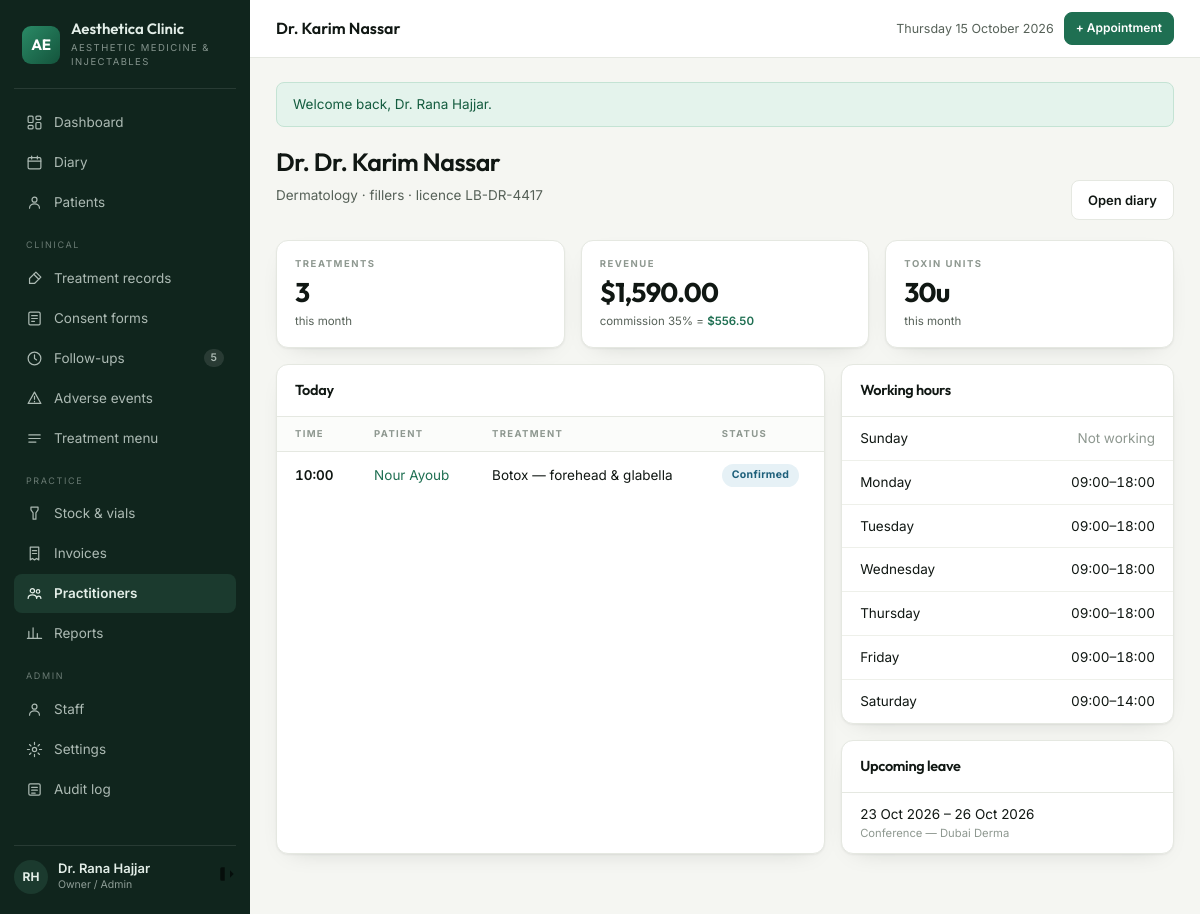
Screenshot of /practitioners/2 (signed in) with the database file from the repository.
### tables this page shows
CREATE TABLE `practitioners` (
  `id` int(10) unsigned NOT NULL AUTO_INCREMENT,
  `user_id` int(10) unsigned NOT NULL,
  `title` varchar(30) NOT NULL DEFAULT 'Dr.',
  `speciality` varchar(120) DEFAULT NULL,
  `license_no` varchar(60) DEFAULT NULL,
  `commission_rate` decimal(5,2) NOT NULL DEFAULT 0.00,
  `calendar_colour` varchar(7) NOT NULL DEFAULT '#1F6F52',
  `bio` text DEFAULT NULL,
  `is_active` tinyint(1) NOT NULL DEFAULT 1,
  PRIMARY KEY (`id`),
  UNIQUE KEY `uq_practitioner_user` (`user_id`),
  CONSTRAINT `fk_prac_user` FOREIGN KEY (`user_id`) REFERENCES `users` (`id`) ON DELETE CASCADE
);

CREATE TABLE `users` (
  `id` int(10) unsigned NOT NULL AUTO_INCREMENT,
  `role_id` tinyint(3) unsigned NOT NULL,
  `full_name` varchar(120) NOT NULL,
  `email` varchar(160) NOT NULL,
  `password_hash` varchar(255) NOT NULL,
  `phone` varchar(40) DEFAULT NULL,
  `avatar_initials` varchar(4) DEFAULT NULL,
  `is_active` tinyint(1) NOT NULL DEFAULT 1,
  `last_login_at` datetime DEFAULT NULL,
  `created_at` datetime NOT NULL DEFAULT current_timestamp(),
  `updated_at` datetime NOT NULL DEFAULT current_timestamp() ON UPDATE current_timestamp(),
  PRIMARY KEY (`id`),
  UNIQUE KEY `uq_users_email` (`email`),
  KEY `ix_users_role` (`role_id`),
  CONSTRAINT `fk_users_role` FOREIGN KEY (`role_id`) REFERENCES `roles` (`id`)
);

CREATE TABLE `appointments` (
  `id` int(10) unsigned NOT NULL AUTO_INCREMENT,
  `patient_id` int(10) unsigned NOT NULL,
  `practitioner_id` int(10) unsigned NOT NULL,
  `treatment_id` int(10) unsigned NOT NULL,
  `starts_at` datetime NOT NULL,
  `ends_at` datetime NOT NULL,
  `status` enum('booked','confirmed','arrived','in_room','completed','no_show','cancelled') NOT NULL DEFAULT 'booked',
  `deposit` decimal(10,2) NOT NULL DEFAULT 0.00,
  `notes` varchar(500) DEFAULT NULL,
  `created_by` int(10) unsigned DEFAULT NULL,
  `created_at` datetime NOT NULL DEFAULT current_timestamp(),
  `updated_at` datetime NOT NULL DEFAULT current_timestamp() ON UPDATE current_timestamp(),
  PRIMARY KEY (`id`),
  KEY `ix_appt_day` (`starts_at`),
  KEY `ix_appt_prac` (`practitioner_id`,`starts_at`),
  KEY `ix_appt_patient` (`patient_id`),
  KEY `fk_appt_treatment` (`treatment_id`),
  KEY `fk_appt_user` (`created_by`),
  CONSTRAINT `fk_appt_patient` FOREIGN KEY (`patient_id`) REFERENCES `patients` (`id`) ON DELETE CASCADE,
  CONSTRAINT `fk_appt_prac` FOREIGN KEY (`practitioner_id`) REFERENCES `practitioners` (`id`),
  CONSTRAINT `fk_appt_treatment` FOREIGN KEY (`treatment_id`) REFERENCES `treatments` (`id`),
  CONSTRAINT `fk_appt_user` FOREIGN KEY (`created_by`) REFERENCES `users` (`id`) ON DELETE SET NULL
);

CREATE TABLE `patients` (
  `id` int(10) unsigned NOT NULL AUTO_INCREMENT,
  `code` varchar(20) NOT NULL COMMENT 'human reference, e.g. PT-00142',
  `full_name` varchar(140) NOT NULL,
  `date_of_birth` date DEFAULT NULL,
  `gender` enum('female','male','other') DEFAULT NULL,
  `phone` varchar(40) NOT NULL,
  `email` varchar(160) DEFAULT NULL,
  `address` varchar(255) DEFAULT NULL,
  `source` enum('instagram','referral','walk_in','google','facebook','other') NOT NULL DEFAULT 'other',
  `notes` text DEFAULT NULL,
  `created_by` int(10) unsigned DEFAULT NULL,
  `created_at` datetime NOT NULL DEFAULT current_timestamp(),
  `updated_at` datetime NOT NULL DEFAULT current_timestamp() ON UPDATE current_timestamp(),
  PRIMARY KEY (`id`),
  UNIQUE KEY `uq_patients_code` (`code`),
  KEY `ix_patients_name` (`full_name`),
  KEY `ix_patients_phone` (`phone`),
  KEY `fk_patients_user` (`created_by`),
  CONSTRAINT `fk_patients_user` FOREIGN KEY (`created_by`) REFERENCES `users` (`id`) ON DELETE SET NULL
);

CREATE TABLE `treatments` (
  `id` int(10) unsigned NOT NULL AUTO_INCREMENT,
  `name` varchar(140) NOT NULL,
  `category` enum('toxin','filler','thread','skinbooster','consultation','other') NOT NULL,
  `duration_min` smallint(5) unsigned NOT NULL DEFAULT 30,
  `price` decimal(10,2) NOT NULL DEFAULT 0.00,
  `price_type` enum('fixed','per_unit','per_ml') NOT NULL DEFAULT 'fixed',
  `requires_consent` tinyint(1) NOT NULL DEFAULT 1,
  `followup_days` smallint(5) unsigned DEFAULT NULL COMMENT 'review due after N days',
  `recall_days` smallint(5) unsigned DEFAULT NULL COMMENT 'recall patient after N days',
  `aftercare_id` int(10) unsigned DEFAULT NULL,
  `description` text DEFAULT NULL,
  `is_active` tinyint(1) NOT NULL DEFAULT 1,
  PRIMARY KEY (`id`),
  KEY `ix_treatments_cat` (`category`),
  KEY `fk_treat_aftercare` (`aftercare_id`),
  CONSTRAINT `fk_treat_aftercare` FOREIGN KEY (`aftercare_id`) REFERENCES `aftercare_templates` (`id`) ON DELETE SET NULL
);

CREATE TABLE `practitioner_schedules` (
  `id` int(10) unsigned NOT NULL AUTO_INCREMENT,
  `practitioner_id` int(10) unsigned NOT NULL,
  `weekday` tinyint(3) unsigned NOT NULL COMMENT '0=Sunday … 6=Saturday',
  `start_time` time NOT NULL,
  `end_time` time NOT NULL,
  PRIMARY KEY (`id`),
  KEY `ix_sched_prac` (`practitioner_id`,`weekday`),
  CONSTRAINT `fk_sched_prac` FOREIGN KEY (`practitioner_id`) REFERENCES `practitioners` (`id`) ON DELETE CASCADE
);

CREATE TABLE `time_off` (
  `id` int(10) unsigned NOT NULL AUTO_INCREMENT,
  `practitioner_id` int(10) unsigned NOT NULL,
  `starts_at` datetime NOT NULL,
  `ends_at` datetime NOT NULL,
  `reason` varchar(160) DEFAULT NULL,
  PRIMARY KEY (`id`),
  KEY `ix_timeoff_prac` (`practitioner_id`,`starts_at`),
  CONSTRAINT `fk_timeoff_prac` FOREIGN KEY (`practitioner_id`) REFERENCES `practitioners` (`id`) ON DELETE CASCADE
);

### app/Views/practitioners/show.php (the view, shortened to what the rows shown need)
<?php use App\Core\Auth; $p = $prac; ?>
<div class="ph">
  <div><h1><?= e($p['title']) ?> <?= e($p['full_name']) ?></h1>
    <p class="lead"><?= e($p['speciality'] ?? '') ?>
      <?= $p['license_no'] ? ' · licence ' . e($p['license_no']) : '' ?></p></div>
  <div class="actions">
    <a class="btn ghost" href="<?= url('/appointments?practitioner=' . $p['id']) ?>">Open diary</a></div>
</div>
<div class="grid g3" style="margin-bottom:16px">
  <div class="stat"><div class="k">Treatments</div><div class="v"><?= $stats['treatments'] ?></div>
    <div class="t">this month</div></div>
  <?php if (Auth::can('reports.view')): ?>
  <div class="stat"><div class="k">Revenue</div><div class="v"><?= money($stats['revenue']) ?></div>
    <div class="t"><?php if ((float) $p['commission_rate'] > 0): ?>
      commission <?= qty($p['commission_rate']) ?>% =
      <b><?= money($stats['revenue'] * (float) $p['commission_rate'] / 100) ?></b>
      <?php else: ?>this month<?php endif; ?></div></div>
  <?php endif; ?>
  <div class="stat"><div class="k">Toxin units</div><div class="v"><?= qty($stats['units']) ?>u</div>
    <div class="t">this month</div></div>
</div>
<div class="grid split">
  <div class="card">
    <div class="hd"><h3>Today</h3></div>
    <div class="tw"><table>
      <thead><tr><th>Time</th><th>Patient</th><th>Treatment</th><th>Status</th></tr></thead>
      <tbody>
      <?php foreach ($today as $a): ?>
        <tr><td class="time"><?= t($a['starts_at']) ?></td>
          <td><a href="<?= url('/patients/' . $a['patient_id']) ?>"><?= e($a['patient_name']) ?></a></td>
          <td><?= e($a['treatment_name']) ?></td>
          <td><span class="pill <?= statusClass($a['status']) ?>"><?= e(label($a['status'])) ?></span></td></tr>
      <?php endforeach; ?>
      </tbody>
    </table></div>
  </div>
  <div>
    <div class="card">
      <div class="hd"><h3>Working hours</h3></div>
      <div class="tw"><table><tbody>
        <?php
        $byDay = [];
        foreach ($schedule as $s) { $byDay[(int) $s['weekday']][] = $s; }
        foreach ($days as $i => $dayName): ?>
          <tr>
            <td><?= e($dayName) ?></td>
            <td class="num">
              <?php if (empty($byDay[$i])): ?>
                <span style="color:var(--faint)">Not working</span>
              <?php else: foreach ($byDay[$i] as $s): ?>
                <?= substr($s['start_time'], 0, 5) ?>–<?= substr($s['end_time'], 0, 5) ?>
              <?php endforeach; endif; ?>
            </td>
          </tr>
        <?php endforeach; ?>
      </tbody></table></div>
    </div>
    <div class="card">
      <div class="hd"><h3>Upcoming leave</h3></div>
      <div class="tw"><table><tbody>
        <?php foreach ($timeOff as $o): ?>
          <tr><td><?= d($o['starts_at']) ?> – <?= d($o['ends_at']) ?>
            <small style="display:block;color:var(--faint)"><?= e($o['reason']) ?></small></td></tr>
        <?php endforeach; ?>
      </tbody></table></div>
    </div>
  </div>
</div>

### app/Core/Router.php (shortened to what the rows shown need)
<?php
final class Router
{
    private array $routes = ['GET' => [], 'POST' => []];
    private function add(string $method, string $pattern, string $handler, ?string $permission): void
    {
        $regex = '#^' . preg_replace('#\{[a-z_]+\}#', '([0-9]+)', rtrim($pattern, '/')) . '/?$#';
        [$controller, $action] = explode('@', $handler);
        $this->routes[$method][] = [$regex, $controller, $action, $permission];
    }
    public function dispatch(string $method, string $uri): void
    {
        $path = '/' . trim(parse_url($uri, PHP_URL_PATH) ?: '/', '/');
        foreach ($this->routes[$method] ?? [] as [$regex, $controller, $action, $permission]) {
            if (!preg_match($regex, $path, $m)) {
                continue;
            }
            array_shift($m);
            (new $class())->{$action}(...array_map('intval', $m));
            return;
        }
    }
}

### rows the page displays
practitioners: title "Dr.", user.full_name "Dr. Karim Nassar", speciality "Dermatology · fillers", license_no "LB-DR-4417", commission_rate "35", commission_rate "$556.50"
appointments: starts_at "10:00", patient.full_name "Nour Ayoub", treatment.name "Botox — forehead & glabella", status "Confirmed"
practitioner_schedules: start_time "09:00", end_time "18:00"
practitioner_schedules: start_time "09:00", end_time "18:00"
practitioner_schedules: start_time "09:00", end_time "18:00"
practitioner_schedules: start_time "09:00", end_time "18:00"
practitioner_schedules: start_time "09:00", end_time "18:00"
practitioner_schedules: start_time "09:00", end_time "14:00"
time_off: starts_at "23 Oct 2026", ends_at "26 Oct 2026", reason "Conference — Dubai Derma"

### other values shown
setting('clinic_name', 'Aesthetica') "Aesthetica Clinic"
setting('clinic_tagline', 'Clinic Suite') "AESTHETIC MEDICINE & INJECTABLES"
$due "5"
$f['message'] "Welcome back, Dr. Rana Hajjar."
money($stats['revenue']) "$1,590.00"
$dayName "Sunday"
$dayName "Monday"
$dayName "Tuesday"
$dayName "Wednesday"
$dayName "Thursday"
$dayName "Friday"
$dayName "Saturday"
